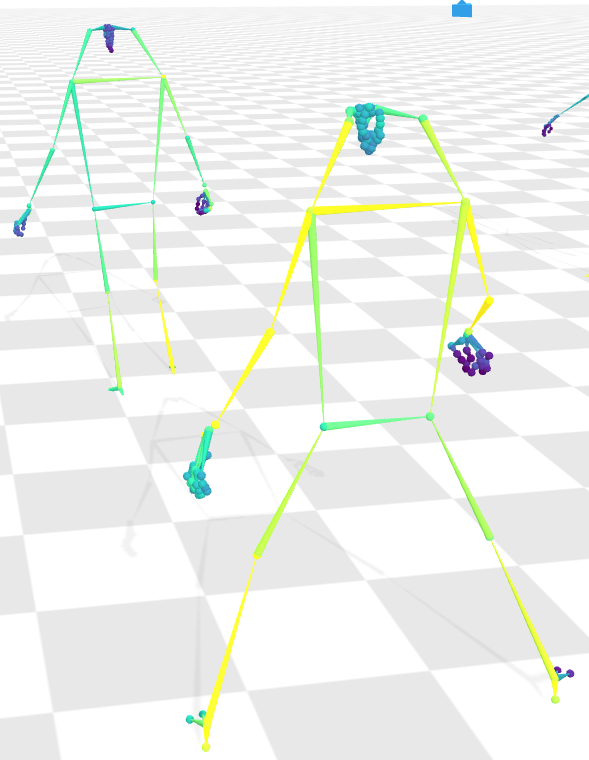
#> input picture experiments/figures/confidence_score_egohumans.png, 589 x 760 px
$ python generate_confidence_scores_figure.py out.png
#> lines starting #> are read from the running program, lines starting #| are printed output that depends on the picture
import matplotlib.pyplot as plt
import matplotlib as mpl
import matplotlib.image as mpimg
import os
import argparse

def generate_confidence_scores_figure(output_path):
#> called with output_path = 'out.png'
    input_image = "confidence_score_egohumans.png"
    fp = os.path.join(os.path.dirname(__file__), input_image)
    if not os.path.exists(fp):
        raise FileNotFoundError(f"Input image {fp} not found")

    img = mpimg.imread(fp)
#> img is the input picture: shape (760, 589, 4) float32; mean R, G, B, A 0.94, 0.95, 0.933, 1
    fig, ax = plt.subplots(figsize=(8, 6))
    ax.imshow(img)
    ax.axis("off")

    norm = mpl.colors.Normalize(vmin=0, vmax=1)
    sm = mpl.cm.ScalarMappable(cmap='viridis', norm=norm)
    cbar = fig.colorbar(sm, ax=ax, orientation='vertical', fraction=0.046, pad=0.04)
    cbar.set_label('Confidence (Yellow = High, Dark Purple = Low)', rotation=270, labelpad=25)

    os.makedirs(os.path.dirname(output_path), exist_ok=True)

    plt.tight_layout()
    plt.savefig(output_path, dpi=300, bbox_inches='tight')
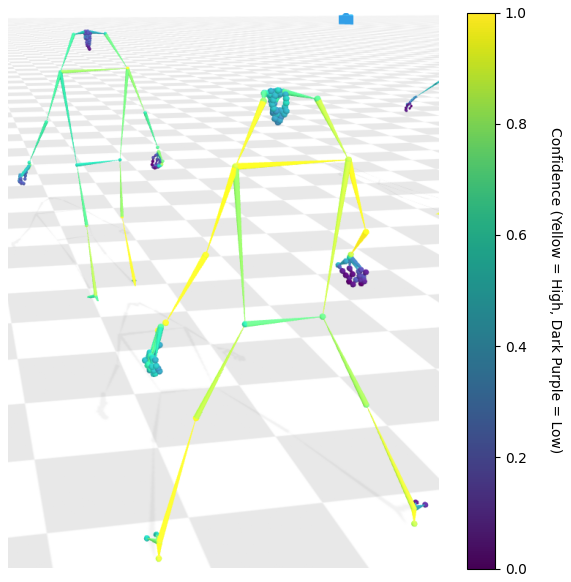
#> figure drawn by matplotlib, 2 panels

if __name__ == "__main__":
    parser = argparse.ArgumentParser()
    parser.add_argument("output_path", type=str, help="Path to output file")
    args = parser.parse_args()
    output_path = args.output_path
    generate_confidence_scores_figure(output_path)
